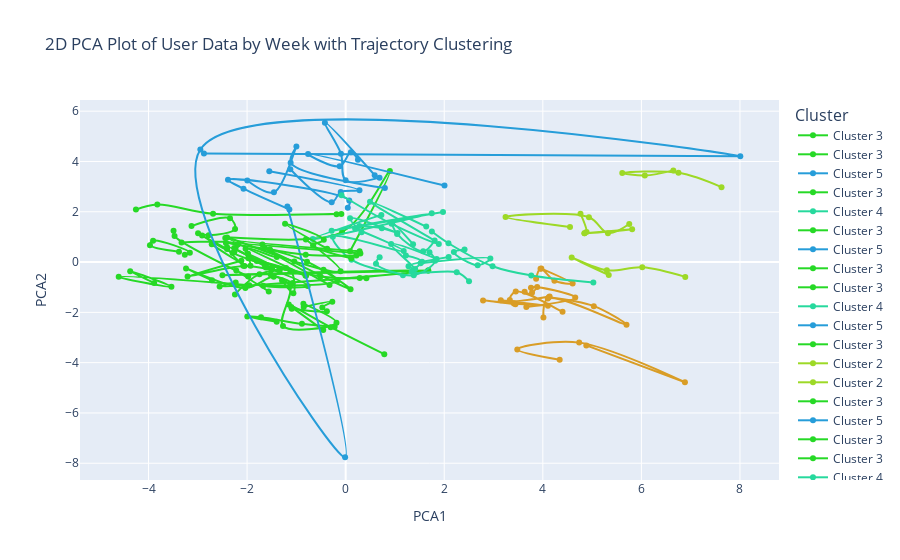

Here is the notebook cell this chart was saved with:
### Code cell
from scipy.cluster.hierarchy import linkage, fcluster
from scipy.spatial.distance import pdist, squareform
from fastdtw import fastdtw
from scipy.spatial.distance import euclidean

# Select a subset of unique CloudId values (e.g., the first 10 unique CloudIds)
unique_cloud_ids = reduced_bio['CloudId'].unique()[:50]

# Collect all user trajectories
trajectories = []
valid_cloud_ids = []
for cloud_id in unique_cloud_ids:
    user_data = reduced_bio[reduced_bio['CloudId'] == cloud_id]
    trajectory = user_data[['PCA1', 'PCA2']].values
    if len(trajectory) > 0:
        trajectories.append(trajectory)
        valid_cloud_ids.append(cloud_id)

# Compute pairwise DTW distances
n = len(trajectories)
distance_matrix = np.zeros((n, n))
for i in range(n):
    for j in range(i + 1, n):
        distance, path = fastdtw(trajectories[i], trajectories[j], dist=euclidean)
        distance_matrix[i, j] = distance
        distance_matrix[j, i] = distance

# Perform hierarchical clustering
Z = linkage(squareform(distance_matrix), method='ward')
cluster_labels = fcluster(Z, t=5, criterion='maxclust')  # Adjust the number of clusters as needed

# Initialize a new figure
fig = go.Figure()

# Plot the user trajectories with cluster colors
for i, cloud_id in enumerate(valid_cloud_ids):
    user_data = reduced_bio[reduced_bio['CloudId'] == cloud_id]
    fig.add_trace(go.Scatter(
        x=user_data['PCA1'],
        y=user_data['PCA2'],
        mode='lines+markers',
        line_shape='spline',
        text=user_data.apply(lambda row: '<br>'.join([f'{col}: {row[col]}' for col in ['Cluster']]), axis=1),
        marker=dict(size=6, color=cluster_labels[i], colorscale='Viridis'),  # Set marker size to 6
        line=dict(shape='spline', color=f'hsl({cluster_labels[i] * 40}, 70%, 50%)'),
        name=f'Cluster {cluster_labels[i]}'
    ))

fig.update_layout(
    title='2D PCA Plot of User Data by Week with Trajectory Clustering',
    xaxis_title='PCA1',
    yaxis_title='PCA2',
    showlegend=True
)

# Add a legend to the plot
fig.update_layout(
    legend_title_text='Cluster',
    legend_title_font_size=16,
    legend_font_size=12
)

fig.show()

### Figure 1 — Plotly figure (JSON) as saved in the notebook; plotly's stock layout.template omitted (floating-point values rounded to 4 significant figures)
{"data": [{"line": {"color": "hsl(120, 70%, 50%)", "shape": "spline"}, "marker": {"color": 3, "colorscale": [[0, "#440154"], [0.1111, "#482878"], [0.2222, "#3e4989"], [0.3333, "#31688e"], [0.4444, "#26828e"], [0.5556, "#1f9e89"], [0.6667, "#35b779"], [0.7778, "#6ece58"], [0.8889, "#b5de2b"], [1, "#fde725"]], "size": 6}, "mode": "lines+markers", "name": "Cluster 3", "text": ["Cluster: 4", "Cluster: 3", "Cluster: 4", "Cluster: 3", "Cluster: 3"], "type": "scatter", "x": [-1.618, -0.7704, -1.671, -0.1718, -0.4491], "y": [-0.2113, -0.9531, -0.9457, -0.7545, -0.3031]}, {"line": {"color": "hsl(120, 70%, 50%)", "shape": "spline"}, "marker": {"color": 3, "colorscale": [[0, "#440154"], [0.1111, "#482878"], [0.2222, "#3e4989"], [0.3333, "#31688e"], [0.4444, "#26828e"], [0.5556, "#1f9e89"], [0.6667, "#35b779"], [0.7778, "#6ece58"], [0.8889, "#b5de2b"], [1, "#fde725"]], "size": 6}, "mode": "lines+markers", "name": "Cluster 3", "text": ["Cluster: 1", "Cluster: 1", "Cluster: 1", "Cluster: 4", "Cluster: 1"], "type": "scatter", "x": [-1.688, -1.397, -2.03, -1.931, -2.717], "y": [0.7004, 0.1971, 0.5286, -0.142, 0.7036]}, {"line": {"color": "hsl(200, 70%, 50%)", "shape": "spline"}, "marker": {"color": 5, "colorscale": [[0, "#440154"], [0.1111, "#482878"], [0.2222, "#3e4989"], [0.3333, "#31688e"], [0.4444, "#26828e"], [0.5556, "#1f9e89"], [0.6667, "#35b779"], [0.7778, "#6ece58"], [0.8889, "#b5de2b"], [1, "#fde725"]], "size": 6}, "mode": "lines+markers", "name": "Cluster 5", "text": ["Cluster: 1", "Cluster: 1", "Cluster: 1", "Cluster: 1", "Cluster: 1"], "type": "scatter", "x": [-1.142, -2.073, -2.388, 0.0733, 0.04283], "y": [2.094, 2.919, 3.274, 2.45, 2.155]}, {"line": {"color": "hsl(120, 70%, 50%)", "shape": "spline"}, "marker": {"color": 3, "colorscale": [[0, "#440154"], [0.1111, "#482878"], [0.2222, "#3e4989"], [0.3333, "#31688e"], [0.4444, "#26828e"], [0.5556, "#1f9e89"], [0.6667, "#35b779"], [0.7778, "#6ece58"], [0.8889, "#b5de2b"], [1, "#fde725"]], "size": 6}, "mode": "lines+markers", "name": "Cluster 3", "text": ["Cluster: 0", "Cluster: 3", "Cluster: 3", "Cluster: 0", "Cluster: 0"], "type": "scatter", "x": [-1.093, -0.381, -0.4741, -0.2706, -0.8512], "y": [-1.854, -1.956, -1.809, -1.578, -1.786]}, {"line": {"color": "hsl(160, 70%, 50%)", "shape": "spline"}, "marker": {"color": 4, "colorscale": [[0, "#440154"], [0.1111, "#482878"], [0.2222, "#3e4989"], [0.3333, "#31688e"], [0.4444, "#26828e"], [0.5556, "#1f9e89"], [0.6667, "#35b779"], [0.7778, "#6ece58"], [0.8889, "#b5de2b"], [1, "#fde725"]], "size": 6}, "mode": "lines+markers", "name": "Cluster 4", "text": ["Cluster: 3", "Cluster: 3", "Cluster: 1", "Cluster: 2", "Cluster: 1"], "type": "scatter", "x": [1.162, 0.1188, -0.2596, 1.178, 0.1921], "y": [-0.5229, 0.09475, 1.005, 0.4367, 1.334]}, {"line": {"color": "hsl(120, 70%, 50%)", "shape": "spline"}, "marker": {"color": 3, "colorscale": [[0, "#440154"], [0.1111, "#482878"], [0.2222, "#3e4989"], [0.3333, "#31688e"], [0.4444, "#26828e"], [0.5556, "#1f9e89"], [0.6667, "#35b779"], [0.7778, "#6ece58"], [0.8889, "#b5de2b"], [1, "#fde725"]], "size": 6}, "mode": "lines+markers", "name": "Cluster 3", "text": ["Cluster: 0", "Cluster: 4", "Cluster: 4", "Cluster: 4", "Cluster: 4"], "type": "scatter", "x": [-1.956, -4.605, -3.535, -4.371, -3.884], "y": [-0.9232, -0.5879, -0.9828, -0.3605, -0.8303]}, {"line": {"color": "hsl(200, 70%, 50%)", "shape": "spline"}, "marker": {"color": 5, "colorscale": [[0, "#440154"], [0.1111, "#482878"], [0.2222, "#3e4989"], [0.3333, "#31688e"], [0.4444, "#26828e"], [0.5556, "#1f9e89"], [0.6667, "#35b779"], [0.7778, "#6ece58"], [0.8889, "#b5de2b"], [1, "#fde725"]], "size": 6}, "mode": "lines+markers", "name": "Cluster 5", "text": ["Cluster: 0", "Cluster: 0", "Cluster: 0", "Cluster: 1", "Cluster: 0"], "type": "scatter", "x": [0.6872, -0.0007782, -0.09606, -0.4213, 0.5891], "y": [3.357, 3.254, 4.307, 5.54, 3.452]}, {"line": {"color": "hsl(120, 70%, 50%)", "shape": "spline"}, "marker": {"color": 3, "colorscale": [[0, "#440154"], [0.1111, "#482878"], [0.2222, "#3e4989"], [0.3333, "#31688e"], [0.4444, "#26828e"], [0.5556, "#1f9e89"], [0.6667, "#35b779"], [0.7778, "#6ece58"], [0.8889, "#b5de2b"], [1, "#fde725"]], "size": 6}, "mode": "lines+markers", "name": "Cluster 3", "text": ["Cluster: 3", "Cluster: 4", "Cluster: 4", "Cluster: 4", "Cluster: 4"], "type": "scatter", "x": [-1.074, -1.46, -2.035, -3.239, -2.711], "y": [-0.8354, -0.5877, -1.034, -0.2542, -0.7231]}, {"line": {"color": "hsl(120, 70%, 50%)", "shape": "spline"}, "marker": {"color": 3, "colorscale": [[0, "#440154"], [0.1111, "#482878"], [0.2222, "#3e4989"], [0.3333, "#31688e"], [0.4444, "#26828e"], [0.5556, "#1f9e89"], [0.6667, "#35b779"], [0.7778, "#6ece58"], [0.8889, "#b5de2b"], [1, "#fde725"]], "size": 6}, "mode": "lines+markers", "name": "Cluster 3", "text": ["Cluster: 0", "Cluster: 0", "Cluster: 1", "Cluster: 1", "Cluster: 0"], "type": "scatter", "x": [0.08954, 0.8969, -0.07261, -2.443, 0.2828], "y": [0.4297, 3.621, 1.193, 0.9524, 0.4276]}, {"line": {"color": "hsl(160, 70%, 50%)", "shape": "spline"}, "marker": {"color": 4, "colorscale": [[0, "#440154"], [0.1111, "#482878"], [0.2222, "#3e4989"], [0.3333, "#31688e"], [0.4444, "#26828e"], [0.5556, "#1f9e89"], [0.6667, "#35b779"], [0.7778, "#6ece58"], [0.8889, "#b5de2b"], [1, "#fde725"]], "size": 6}, "mode": "lines+markers", "name": "Cluster 4", "text": ["Cluster: 0", "Cluster: 0", "Cluster: 0", "Cluster: 0", "Cluster: 0"], "type": "scatter", "x": [0.3222, 0.08943, 1.051, 0.734, 0.2776], "y": [1.182, 1.746, 1.155, 1.349, 1.436]}, {"line": {"color": "hsl(200, 70%, 50%)", "shape": "spline"}, "marker": {"color": 5, "colorscale": [[0, "#440154"], [0.1111, "#482878"], [0.2222, "#3e4989"], [0.3333, "#31688e"], [0.4444, "#26828e"], [0.5556, "#1f9e89"], [0.6667, "#35b779"], [0.7778, "#6ece58"], [0.8889, "#b5de2b"], [1, "#fde725"]], "size": 6}, "mode": "lines+markers", "name": "Cluster 5", "text": ["Cluster: 2", "Cluster: 1", "Cluster: 1", "Cluster: 1", "Cluster: 1"], "type": "scatter", "x": [2.005, -0.7623, -0.1218, 0.1055, 0.2492], "y": [3.041, 4.3, 3.807, 4.364, 4.071]}, {"line": {"color": "hsl(120, 70%, 50%)", "shape": "spline"}, "marker": {"color": 3, "colorscale": [[0, "#440154"], [0.1111, "#482878"], [0.2222, "#3e4989"], [0.3333, "#31688e"], [0.4444, "#26828e"], [0.5556, "#1f9e89"], [0.6667, "#35b779"], [0.7778, "#6ece58"], [0.8889, "#b5de2b"], [1, "#fde725"]], "size": 6}, "mode": "lines+markers", "name": "Cluster 3", "text": ["Cluster: 4", "Cluster: 4", "Cluster: 3", "Cluster: 4", "Cluster: 3"], "type": "scatter", "x": [-2.231, -2.557, 1.675, -2.5, 1.675], "y": [-0.8125, -0.9691, -0.3326, -0.5196, -0.3326]}, {"line": {"color": "hsl(80, 70%, 50%)", "shape": "spline"}, "marker": {"color": 2, "colorscale": [[0, "#440154"], [0.1111, "#482878"], [0.2222, "#3e4989"], [0.3333, "#31688e"], [0.4444, "#26828e"], [0.5556, "#1f9e89"], [0.6667, "#35b779"], [0.7778, "#6ece58"], [0.8889, "#b5de2b"], [1, "#fde725"]], "size": 6}, "mode": "lines+markers", "name": "Cluster 2", "text": ["Cluster: 5", "Cluster: 2", "Cluster: 5", "Cluster: 5", "Cluster: 5"], "type": "scatter", "x": [5.338, 4.586, 5.3, 6.018, 6.89], "y": [-0.514, 0.1779, -0.3276, -0.2096, -0.5903]}, {"line": {"color": "hsl(80, 70%, 50%)", "shape": "spline"}, "marker": {"color": 2, "colorscale": [[0, "#440154"], [0.1111, "#482878"], [0.2222, "#3e4989"], [0.3333, "#31688e"], [0.4444, "#26828e"], [0.5556, "#1f9e89"], [0.6667, "#35b779"], [0.7778, "#6ece58"], [0.8889, "#b5de2b"], [1, "#fde725"]], "size": 6}, "mode": "lines+markers", "name": "Cluster 2", "text": ["Cluster: 5", "Cluster: 5", "Cluster: 2", "Cluster: 2", "Cluster: 2"], "type": "scatter", "x": [5.753, 5.321, 4.936, 3.244, 4.552], "y": [1.513, 1.149, 1.784, 1.791, 1.394]}, {"line": {"color": "hsl(120, 70%, 50%)", "shape": "spline"}, "marker": {"color": 3, "colorscale": [[0, "#440154"], [0.1111, "#482878"], [0.2222, "#3e4989"], [0.3333, "#31688e"], [0.4444, "#26828e"], [0.5556, "#1f9e89"], [0.6667, "#35b779"], [0.7778, "#6ece58"], [0.8889, "#b5de2b"], [1, "#fde725"]], "size": 6}, "mode": "lines+markers", "name": "Cluster 3", "text": ["Cluster: 1", "Cluster: 4", "Cluster: 1", "Cluster: 4", "Cluster: 1"], "type": "scatter", "x": [-1.968, -1.495, -2.261, -1.645, -2.295], "y": [0.192, -0.299, 0.5576, -0.1097, 0.3578]}, {"line": {"color": "hsl(200, 70%, 50%)", "shape": "spline"}, "marker": {"color": 5, "colorscale": [[0, "#440154"], [0.1111, "#482878"], [0.2222, "#3e4989"], [0.3333, "#31688e"], [0.4444, "#26828e"], [0.5556, "#1f9e89"], [0.6667, "#35b779"], [0.7778, "#6ece58"], [0.8889, "#b5de2b"], [1, "#fde725"]], "size": 6}, "mode": "lines+markers", "name": "Cluster 5", "text": ["Cluster: 1", "Cluster: 1", "Cluster: 1", "Cluster: 1", "Cluster: 1"], "type": "scatter", "x": [-1.55, 0.2802, -0.09978, -0.2839, -1.123], "y": [3.609, 2.855, 2.79, 2.38, 3.691]}, {"line": {"color": "hsl(120, 70%, 50%)", "shape": "spline"}, "marker": {"color": 3, "colorscale": [[0, "#440154"], [0.1111, "#482878"], [0.2222, "#3e4989"], [0.3333, "#31688e"], [0.4444, "#26828e"], [0.5556, "#1f9e89"], [0.6667, "#35b779"], [0.7778, "#6ece58"], [0.8889, "#b5de2b"], [1, "#fde725"]], "size": 6}, "mode": "lines+markers", "name": "Cluster 3", "text": ["Cluster: 4", "Cluster: 4", "Cluster: 4", "Cluster: 4", "Cluster: 1"], "type": "scatter", "x": [-2.117, -3.207, -2.053, -1.338, -1.981], "y": [0.05281, -0.576, -0.1531, -0.3332, 0.3262]}, {"line": {"color": "hsl(120, 70%, 50%)", "shape": "spline"}, "marker": {"color": 3, "colorscale": [[0, "#440154"], [0.1111, "#482878"], [0.2222, "#3e4989"], [0.3333, "#31688e"], [0.4444, "#26828e"], [0.5556, "#1f9e89"], [0.6667, "#35b779"], [0.7778, "#6ece58"], [0.8889, "#b5de2b"], [1, "#fde725"]], "size": 6}, "mode": "lines+markers", "name": "Cluster 3", "text": ["Cluster: 4", "Cluster: 4", "Cluster: 1", "Cluster: 4", "Cluster: 4"], "type": "scatter", "x": [-3.263, -3.161, -3.907, -3.97, -3.382], "y": [0.293, 0.3707, 0.8491, 0.673, 0.4113]}, {"line": {"color": "hsl(160, 70%, 50%)", "shape": "spline"}, "marker": {"color": 4, "colorscale": [[0, "#440154"], [0.1111, "#482878"], [0.2222, "#3e4989"], [0.3333, "#31688e"], [0.4444, "#26828e"], [0.5556, "#1f9e89"], [0.6667, "#35b779"], [0.7778, "#6ece58"], [0.8889, "#b5de2b"], [1, "#fde725"]], "size": 6}, "mode": "lines+markers", "name": "Cluster 4", "text": ["Cluster: 2", "Cluster: 2", "Cluster: 2", "Cluster: 2", "Cluster: 2"], "type": "scatter", "x": [2.412, 2.195, 2.678, 2.935, 1.52], "y": [0.5029, 0.3954, -0.1278, 0.1396, -0.04373]}, {"line": {"color": "hsl(160, 70%, 50%)", "shape": "spline"}, "marker": {"color": 4, "colorscale": [[0, "#440154"], [0.1111, "#482878"], [0.2222, "#3e4989"], [0.3333, "#31688e"], [0.4444, "#26828e"], [0.5556, "#1f9e89"], [0.6667, "#35b779"], [0.7778, "#6ece58"], [0.8889, "#b5de2b"], [1, "#fde725"]], "size": 6}, "mode": "lines+markers", "name": "Cluster 4", "text": ["Cluster: 2", "Cluster: 2", "Cluster: 3", "Cluster: 3", "Cluster: 2"], "type": "scatter", "x": [1.846, 0.9229, 1.409, 1.276, 2.09], "y": [0.1248, 0.7149, -0.2747, -0.1643, 0.2002]}, {"line": {"color": "hsl(120, 70%, 50%)", "shape": "spline"}, "marker": {"color": 3, "colorscale": [[0, "#440154"], [0.1111, "#482878"], [0.2222, "#3e4989"], [0.3333, "#31688e"], [0.4444, "#26828e"], [0.5556, "#1f9e89"], [0.6667, "#35b779"], [0.7778, "#6ece58"], [0.8889, "#b5de2b"], [1, "#fde725"]], "size": 6}, "mode": "lines+markers", "name": "Cluster 3", "text": ["Cluster: 4", "Cluster: 4", "Cluster: 4", "Cluster: 3", "Cluster: 3"], "type": "scatter", "x": [-1.399, -1.996, -1.718, -0.8866, -0.2228], "y": [-2.371, -2.167, -2.194, -2.456, -2.574]}, {"line": {"color": "hsl(120, 70%, 50%)", "shape": "spline"}, "marker": {"color": 3, "colorscale": [[0, "#440154"], [0.1111, "#482878"], [0.2222, "#3e4989"], [0.3333, "#31688e"], [0.4444, "#26828e"], [0.5556, "#1f9e89"], [0.6667, "#35b779"], [0.7778, "#6ece58"], [0.8889, "#b5de2b"], [1, "#fde725"]], "size": 6}, "mode": "lines+markers", "name": "Cluster 3", "text": ["Cluster: 3", "Cluster: 3", "Cluster: 3", "Cluster: 3", "Cluster: 3"], "type": "scatter", "x": [0.7836, -0.3038, -1.153, -0.455, -1.104], "y": [-3.665, -2.59, -1.687, -2.703, -1.784]}, {"line": {"color": "hsl(40, 70%, 50%)", "shape": "spline"}, "marker": {"color": 1, "colorscale": [[0, "#440154"], [0.1111, "#482878"], [0.2222, "#3e4989"], [0.3333, "#31688e"], [0.4444, "#26828e"], [0.5556, "#1f9e89"], [0.6667, "#35b779"], [0.7778, "#6ece58"], [0.8889, "#b5de2b"], [1, "#fde725"]], "size": 6}, "mode": "lines+markers", "name": "Cluster 1", "text": ["Cluster: 5", "Cluster: 5", "Cluster: 5", "Cluster: 5", "Cluster: 5"], "type": "scatter", "x": [3.969, 4.604, 4.235, 3.953, 3.864], "y": [-0.2578, -0.8541, -0.742, -0.2685, -0.6659]}, {"line": {"color": "hsl(160, 70%, 50%)", "shape": "spline"}, "marker": {"color": 4, "colorscale": [[0, "#440154"], [0.1111, "#482878"], [0.2222, "#3e4989"], [0.3333, "#31688e"], [0.4444, "#26828e"], [0.5556, "#1f9e89"], [0.6667, "#35b779"], [0.7778, "#6ece58"], [0.8889, "#b5de2b"], [1, "#fde725"]], "size": 6}, "mode": "lines+markers", "name": "Cluster 4", "text": ["Cluster: 2", "Cluster: 2", "Cluster: 3", "Cluster: 2", "Cluster: 2"], "type": "scatter", "x": [1.221, 1.55, 1.339, 2.253, 2.503], "y": [0.2631, 0.01149, -0.3901, -0.4074, -0.7679]}, {"line": {"color": "hsl(120, 70%, 50%)", "shape": "spline"}, "marker": {"color": 3, "colorscale": [[0, "#440154"], [0.1111, "#482878"], [0.2222, "#3e4989"], [0.3333, "#31688e"], [0.4444, "#26828e"], [0.5556, "#1f9e89"], [0.6667, "#35b779"], [0.7778, "#6ece58"], [0.8889, "#b5de2b"], [1, "#fde725"]], "size": 6}, "mode": "lines+markers", "name": "Cluster 3", "text": ["Cluster: 3", "Cluster: 3", "Cluster: 3", "Cluster: 3", "Cluster: 4"], "type": "scatter", "x": [-0.8576, -0.1864, -1.272, -1.128, -1.521], "y": [-1.655, -2.413, -2.544, -0.9525, -0.4917]}, {"line": {"color": "hsl(160, 70%, 50%)", "shape": "spline"}, "marker": {"color": 4, "colorscale": [[0, "#440154"], [0.1111, "#482878"], [0.2222, "#3e4989"], [0.3333, "#31688e"], [0.4444, "#26828e"], [0.5556, "#1f9e89"], [0.6667, "#35b779"], [0.7778, "#6ece58"], [0.8889, "#b5de2b"], [1, "#fde725"]], "size": 6}, "mode": "lines+markers", "name": "Cluster 4", "text": ["Cluster: 2", "Cluster: 0", "Cluster: 0", "Cluster: 2", "Cluster: 2"], "type": "scatter", "x": [1.368, 0.9431, 1.043, 1.573, 1.805], "y": [0.7099, 1.567, 1.117, 0.4305, 0.8607]}, {"line": {"color": "hsl(120, 70%, 50%)", "shape": "spline"}, "marker": {"color": 3, "colorscale": [[0, "#440154"], [0.1111, "#482878"], [0.2222, "#3e4989"], [0.3333, "#31688e"], [0.4444, "#26828e"], [0.5556, "#1f9e89"], [0.6667, "#35b779"], [0.7778, "#6ece58"], [0.8889, "#b5de2b"], [1, "#fde725"]], "size": 6}, "mode": "lines+markers", "name": "Cluster 3", "text": ["Cluster: 3", "Cluster: 1", "Cluster: 3", "Cluster: 3", "Cluster: 3"], "type": "scatter", "x": [-0.8162, -1.802, -0.5106, 0.4207, 0.2852], "y": [-0.5305, 0.04554, -0.57, -0.6454, -0.6371]}, {"line": {"color": "hsl(40, 70%, 50%)", "shape": "spline"}, "marker": {"color": 1, "colorscale": [[0, "#440154"], [0.1111, "#482878"], [0.2222, "#3e4989"], [0.3333, "#31688e"], [0.4444, "#26828e"], [0.5556, "#1f9e89"], [0.6667, "#35b779"], [0.7778, "#6ece58"], [0.8889, "#b5de2b"], [1, "#fde725"]], "size": 6}, "mode": "lines+markers", "name": "Cluster 1", "text": ["Cluster: 2", "Cluster: 5", "Cluster: 2", "Cluster: 3", "Cluster: 2"], "type": "scatter", "x": [3.631, 4.4, 3.451, 3.33, 4.138], "y": [-1.183, -1.975, -1.172, -1.504, -1.367]}, {"line": {"color": "hsl(160, 70%, 50%)", "shape": "spline"}, "marker": {"color": 4, "colorscale": [[0, "#440154"], [0.1111, "#482878"], [0.2222, "#3e4989"], [0.3333, "#31688e"], [0.4444, "#26828e"], [0.5556, "#1f9e89"], [0.6667, "#35b779"], [0.7778, "#6ece58"], [0.8889, "#b5de2b"], [1, "#fde725"]], "size": 6}, "mode": "lines+markers", "name": "Cluster 4", "text": ["Cluster: 2", "Cluster: 2", "Cluster: 3", "Cluster: 3", "Cluster: 3"], "type": "scatter", "x": [1.701, 1.815, 1.381, 0.6152, 0.6896], "y": [0.3884, 0.04879, -0.521, -0.06406, 0.1961]}, {"line": {"color": "hsl(80, 70%, 50%)", "shape": "spline"}, "marker": {"color": 2, "colorscale": [[0, "#440154"], [0.1111, "#482878"], [0.2222, "#3e4989"], [0.3333, "#31688e"], [0.4444, "#26828e"], [0.5556, "#1f9e89"], [0.6667, "#35b779"], [0.7778, "#6ece58"], [0.8889, "#b5de2b"], [1, "#fde725"]], "size": 6}, "mode": "lines+markers", "name": "Cluster 2", "text": ["Cluster: 2", "Cluster: 2", "Cluster: 2", "Cluster: 5", "Cluster: 2"], "type": "scatter", "x": [4.764, 4.887, 4.845, 5.812, 4.845], "y": [1.926, 1.196, 1.151, 1.309, 1.151]}, {"line": {"color": "hsl(120, 70%, 50%)", "shape": "spline"}, "marker": {"color": 3, "colorscale": [[0, "#440154"], [0.1111, "#482878"], [0.2222, "#3e4989"], [0.3333, "#31688e"], [0.4444, "#26828e"], [0.5556, "#1f9e89"], [0.6667, "#35b779"], [0.7778, "#6ece58"], [0.8889, "#b5de2b"], [1, "#fde725"]], "size": 6}, "mode": "lines+markers", "name": "Cluster 3", "text": ["Cluster: 1", "Cluster: 3", "Cluster: 1", "Cluster: 1", "Cluster: 3"], "type": "scatter", "x": [-0.8071, -0.1031, -1.042, -2.405, -0.8029], "y": [0.8948, -0.3664, 0.02435, 0.9744, -0.5454]}, {"line": {"color": "hsl(160, 70%, 50%)", "shape": "spline"}, "marker": {"color": 4, "colorscale": [[0, "#440154"], [0.1111, "#482878"], [0.2222, "#3e4989"], [0.3333, "#31688e"], [0.4444, "#26828e"], [0.5556, "#1f9e89"], [0.6667, "#35b779"], [0.7778, "#6ece58"], [0.8889, "#b5de2b"], [1, "#fde725"]], "size": 6}, "mode": "lines+markers", "name": "Cluster 4", "text": ["Cluster: 2", "Cluster: 2", "Cluster: 2", "Cluster: 2", "Cluster: 1"], "type": "scatter", "x": [1.634, 0.4936, 1.89, 0.9318, -0.08409], "y": [1.41, 2.401, 0.72, 1.519, 2.657]}, {"line": {"color": "hsl(120, 70%, 50%)", "shape": "spline"}, "marker": {"color": 3, "colorscale": [[0, "#440154"], [0.1111, "#482878"], [0.2222, "#3e4989"], [0.3333, "#31688e"], [0.4444, "#26828e"], [0.5556, "#1f9e89"], [0.6667, "#35b779"], [0.7778, "#6ece58"], [0.8889, "#b5de2b"], [1, "#fde725"]], "size": 6}, "mode": "lines+markers", "name": "Cluster 3", "text": ["Cluster: 3", "Cluster: 1", "Cluster: 3", "Cluster: 3", "Cluster: 1"], "type": "scatter", "x": [-0.3275, -1.647, 0.09889, -0.7843, -1.647], "y": [-0.9103, 0.5534, -1.082, 0.01559, 0.5534]}, {"line": {"color": "hsl(160, 70%, 50%)", "shape": "spline"}, "marker": {"color": 4, "colorscale": [[0, "#440154"], [0.1111, "#482878"], [0.2222, "#3e4989"], [0.3333, "#31688e"], [0.4444, "#26828e"], [0.5556, "#1f9e89"], [0.6667, "#35b779"], [0.7778, "#6ece58"], [0.8889, "#b5de2b"], [1, "#fde725"]], "size": 6}, "mode": "lines+markers", "name": "Cluster 4", "text": ["Cluster: 0", "Cluster: 1", "Cluster: 2", "Cluster: 1", "Cluster: 2"], "type": "scatter", "x": [0.7239, -0.667, 1.747, -0.2852, 1.975], "y": [1.875, 0.9161, 1.938, 1.243, 1.993]}, {"line": {"color": "hsl(120, 70%, 50%)", "shape": "spline"}, "marker": {"color": 3, "colorscale": [[0, "#440154"], [0.1111, "#482878"], [0.2222, "#3e4989"], [0.3333, "#31688e"], [0.4444, "#26828e"], [0.5556, "#1f9e89"], [0.6667, "#35b779"], [0.7778, "#6ece58"], [0.8889, "#b5de2b"], [1, "#fde725"]], "size": 6}, "mode": "lines+markers", "name": "Cluster 3", "text": ["Cluster: 1", "Cluster: 1", "Cluster: 1", "Cluster: 1", "Cluster: 1"], "type": "scatter", "x": [-0.184, -0.08782, -2.69, -3.821, -4.255], "y": [1.9, 1.912, 1.922, 2.29, 2.087]}, {"line": {"color": "hsl(120, 70%, 50%)", "shape": "spline"}, "marker": {"color": 3, "colorscale": [[0, "#440154"], [0.1111, "#482878"], [0.2222, "#3e4989"], [0.3333, "#31688e"], [0.4444, "#26828e"], [0.5556, "#1f9e89"], [0.6667, "#35b779"], [0.7778, "#6ece58"], [0.8889, "#b5de2b"], [1, "#fde725"]], "size": 6}, "mode": "lines+markers", "name": "Cluster 3", "text": ["Cluster: 4", "Cluster: 3", "Cluster: 4", "Cluster: 4", "Cluster: 4"], "type": "scatter", "x": [-1.29, -1.06, -1.116, -1.748, -2.247], "y": [-0.7313, -1.245, -0.367, -0.4808, -1.287]}, {"line": {"color": "hsl(200, 70%, 50%)", "shape": "spline"}, "marker": {"color": 5, "colorscale": [[0, "#440154"], [0.1111, "#482878"], [0.2222, "#3e4989"], [0.3333, "#31688e"], [0.4444, "#26828e"], [0.5556, "#1f9e89"], [0.6667, "#35b779"], [0.7778, "#6ece58"], [0.8889, "#b5de2b"], [1, "#fde725"]], "size": 6}, "mode": "lines+markers", "name": "Cluster 5", "text": ["Cluster: 0", "Cluster: 0", "Cluster: 1", "Cluster: 0", "Cluster: 0"], "type": "scatter", "x": [-1.995, -1.455, -0.9995, -1.116, 0.7958], "y": [3.242, 2.772, 4.599, 3.951, 2.941]}, {"line": {"color": "hsl(120, 70%, 50%)", "shape": "spline"}, "marker": {"color": 3, "colorscale": [[0, "#440154"], [0.1111, "#482878"], [0.2222, "#3e4989"], [0.3333, "#31688e"], [0.4444, "#26828e"], [0.5556, "#1f9e89"], [0.6667, "#35b779"], [0.7778, "#6ece58"], [0.8889, "#b5de2b"], [1, "#fde725"]], "size": 6}, "mode": "lines+markers", "name": "Cluster 3", "text": ["Cluster: 4", "Cluster: 4", "Cluster: 4", "Cluster: 1", "Cluster: 1"], "type": "scatter", "x": [-1.56, -2.219, -1.978, -3.471, -3.492], "y": [-1.167, -0.34, -0.5787, 1.032, 1.249]}, {"line": {"color": "hsl(120, 70%, 50%)", "shape": "spline"}, "marker": {"color": 3, "colorscale": [[0, "#440154"], [0.1111, "#482878"], [0.2222, "#3e4989"], [0.3333, "#31688e"], [0.4444, "#26828e"], [0.5556, "#1f9e89"], [0.6667, "#35b779"], [0.7778, "#6ece58"], [0.8889, "#b5de2b"], [1, "#fde725"]], "size": 6}, "mode": "lines+markers", "name": "Cluster 3", "text": ["Cluster: 1", "Cluster: 1", "Cluster: 1", "Cluster: 1", "Cluster: 1"], "type": "scatter", "x": [-3.33, -2.188, -2.258, -2.913, -2.406], "y": [0.7794, 0.6958, 0.3993, 1.057, 0.5157]}, {"line": {"color": "hsl(120, 70%, 50%)", "shape": "spline"}, "marker": {"color": 3, "colorscale": [[0, "#440154"], [0.1111, "#482878"], [0.2222, "#3e4989"], [0.3333, "#31688e"], [0.4444, "#26828e"], [0.5556, "#1f9e89"], [0.6667, "#35b779"], [0.7778, "#6ece58"], [0.8889, "#b5de2b"], [1, "#fde725"]], "size": 6}, "mode": "lines+markers", "name": "Cluster 3", "text": ["Cluster: 4", "Cluster: 1", "Cluster: 4", "Cluster: 1", "Cluster: 3"], "type": "scatter", "x": [-2.077, -2.407, -1.494, -1.974, -1.211], "y": [-0.1418, 0.5918, -0.2391, 0.15, -0.2403]}, {"line": {"color": "hsl(120, 70%, 50%)", "shape": "spline"}, "marker": {"color": 3, "colorscale": [[0, "#440154"], [0.1111, "#482878"], [0.2222, "#3e4989"], [0.3333, "#31688e"], [0.4444, "#26828e"], [0.5556, "#1f9e89"], [0.6667, "#35b779"], [0.7778, "#6ece58"], [0.8889, "#b5de2b"], [1, "#fde725"]], "size": 6}, "mode": "lines+markers", "name": "Cluster 3", "text": ["Cluster: 0", "Cluster: 0", "Cluster: 0", "Cluster: 0", "Cluster: 1"], "type": "scatter", "x": [-2.994, -2.779, -2.244, -2.347, -3.127], "y": [1.15, 1.068, 1.311, 1.743, 1.431]}, {"line": {"color": "hsl(40, 70%, 50%)", "shape": "spline"}, "marker": {"color": 1, "colorscale": [[0, "#440154"], [0.1111, "#482878"], [0.2222, "#3e4989"], [0.3333, "#31688e"], [0.4444, "#26828e"], [0.5556, "#1f9e89"], [0.6667, "#35b779"], [0.7778, "#6ece58"], [0.8889, "#b5de2b"], [1, "#fde725"]], "size": 6}, "mode": "lines+markers", "name": "Cluster 1", "text": ["Cluster: 3", "Cluster: 5", "Cluster: 3", "Cluster: 3", "Cluster: 3"], "type": "scatter", "x": [3.148, 4.104, 3.413, 2.787, 3.444], "y": [-1.516, -1.735, -1.644, -1.525, -1.676]}, {"line": {"color": "hsl(200, 70%, 50%)", "shape": "spline"}, "marker": {"color": 5, "colorscale": [[0, "#440154"], [0.1111, "#482878"], [0.2222, "#3e4989"], [0.3333, "#31688e"], [0.4444, "#26828e"], [0.5556, "#1f9e89"], [0.6667, "#35b779"], [0.7778, "#6ece58"], [0.8889, "#b5de2b"], [1, "#fde725"]], "size": 6}, "mode": "lines+markers", "name": "Cluster 5", "text": ["Cluster: 1", "Cluster: 3", "Cluster: 1", "Cluster: 5", "Cluster: 1"], "type": "scatter", "x": [-1.183, -0.01101, -2.948, 8.007, -2.875], "y": [2.21, -7.762, 4.476, 4.212, 4.316]}, {"line": {"color": "hsl(120, 70%, 50%)", "shape": "spline"}, "marker": {"color": 3, "colorscale": [[0, "#440154"], [0.1111, "#482878"], [0.2222, "#3e4989"], [0.3333, "#31688e"], [0.4444, "#26828e"], [0.5556, "#1f9e89"], [0.6667, "#35b779"], [0.7778, "#6ece58"], [0.8889, "#b5de2b"], [1, "#fde725"]], "size": 6}, "mode": "lines+markers", "name": "Cluster 3", "text": ["Cluster: 1", "Cluster: 1", "Cluster: 1", "Cluster: 1", "Cluster: 3"], "type": "scatter", "x": [-0.3755, -1.23, -0.4436, -0.6615, 0.1145], "y": [0.5299, 1.522, 0.8845, 0.6645, 0.1487]}, {"line": {"color": "hsl(40, 70%, 50%)", "shape": "spline"}, "marker": {"color": 1, "colorscale": [[0, "#440154"], [0.1111, "#482878"], [0.2222, "#3e4989"], [0.3333, "#31688e"], [0.4444, "#26828e"], [0.5556, "#1f9e89"], [0.6667, "#35b779"], [0.7778, "#6ece58"], [0.8889, "#b5de2b"], [1, "#fde725"]], "size": 6}, "mode": "lines+markers", "name": "Cluster 1", "text": ["Cluster: 3", "Cluster: 5", "Cluster: 2", "Cluster: 2", "Cluster: 2"], "type": "scatter", "x": [3.666, 4.658, 3.759, 3.781, 3.885], "y": [-1.791, -1.412, -1.017, -1.217, -0.9915]}, {"line": {"color": "hsl(160, 70%, 50%)", "shape": "spline"}, "marker": {"color": 4, "colorscale": [[0, "#440154"], [0.1111, "#482878"], [0.2222, "#3e4989"], [0.3333, "#31688e"], [0.4444, "#26828e"], [0.5556, "#1f9e89"], [0.6667, "#35b779"], [0.7778, "#6ece58"], [0.8889, "#b5de2b"], [1, "#fde725"]], "size": 6}, "mode": "lines+markers", "name": "Cluster 4", "text": ["Cluster: 5", "Cluster: 2", "Cluster: 2", "Cluster: 2", "Cluster: 2"], "type": "scatter", "x": [5.025, 3.765, 2.981, 2.086, 1.749], "y": [-0.8096, -0.5328, -0.1671, 0.748, 1.214]}, {"line": {"color": "hsl(40, 70%, 50%)", "shape": "spline"}, "marker": {"color": 1, "colorscale": [[0, "#440154"], [0.1111, "#482878"], [0.2222, "#3e4989"], [0.3333, "#31688e"], [0.4444, "#26828e"], [0.5556, "#1f9e89"], [0.6667, "#35b779"], [0.7778, "#6ece58"], [0.8889, "#b5de2b"], [1, "#fde725"]], "size": 6}, "mode": "lines+markers", "name": "Cluster 1", "text": ["Cluster: 5", "Cluster: 5", "Cluster: 5", "Cluster: 5", "Cluster: 3"], "type": "scatter", "x": [4.122, 5.035, 5.698, 4.101, 4.012], "y": [-1.401, -1.753, -2.491, -1.451, -2.203]}, {"line": {"color": "hsl(80, 70%, 50%)", "shape": "spline"}, "marker": {"color": 2, "colorscale": [[0, "#440154"], [0.1111, "#482878"], [0.2222, "#3e4989"], [0.3333, "#31688e"], [0.4444, "#26828e"], [0.5556, "#1f9e89"], [0.6667, "#35b779"], [0.7778, "#6ece58"], [0.8889, "#b5de2b"], [1, "#fde725"]], "size": 6}, "mode": "lines+markers", "name": "Cluster 2", "text": ["Cluster: 5", "Cluster: 2", "Cluster: 2", "Cluster: 5", "Cluster: 5"], "type": "scatter", "x": [6.648, 6.069, 5.612, 6.752, 7.626], "y": [3.645, 3.442, 3.541, 3.549, 2.98]}, {"line": {"color": "hsl(40, 70%, 50%)", "shape": "spline"}, "marker": {"color": 1, "colorscale": [[0, "#440154"], [0.1111, "#482878"], [0.2222, "#3e4989"], [0.3333, "#31688e"], [0.4444, "#26828e"], [0.5556, "#1f9e89"], [0.6667, "#35b779"], [0.7778, "#6ece58"], [0.8889, "#b5de2b"], [1, "#fde725"]], "size": 6}, "mode": "lines+markers", "name": "Cluster 1", "text": ["Cluster: 5", "Cluster: 5", "Cluster: 5", "Cluster: 3", "Cluster: 3"], "type": "scatter", "x": [4.882, 6.883, 4.737, 3.482, 4.342], "y": [-3.315, -4.778, -3.203, -3.476, -3.887]}, {"line": {"color": "hsl(120, 70%, 50%)", "shape": "spline"}, "marker": {"color": 3, "colorscale": [[0, "#440154"], [0.1111, "#482878"], [0.2222, "#3e4989"], [0.3333, "#31688e"], [0.4444, "#26828e"], [0.5556, "#1f9e89"], [0.6667, "#35b779"], [0.7778, "#6ece58"], [0.8889, "#b5de2b"], [1, "#fde725"]], "size": 6}, "mode": "lines+markers", "name": "Cluster 3", "text": ["Cluster: 3", "Cluster: 1", "Cluster: 1", "Cluster: 1", "Cluster: 3"], "type": "scatter", "x": [0.2176, -0.8104, -1.535, -2.429, 0.2983], "y": [0.2601, 0.2934, 0.5044, 0.7623, 0.3407]}], "layout": {"legend": {"font": {"size": 12}, "title": {"font": {"size": 16}, "text": "Cluster"}}, "showlegend": true, "title": {"text": "2D PCA Plot of User Data by Week with Trajectory Clustering"}, "xaxis": {"title": {"text": "PCA1"}}, "yaxis": {"title": {"text": "PCA2"}}}}
